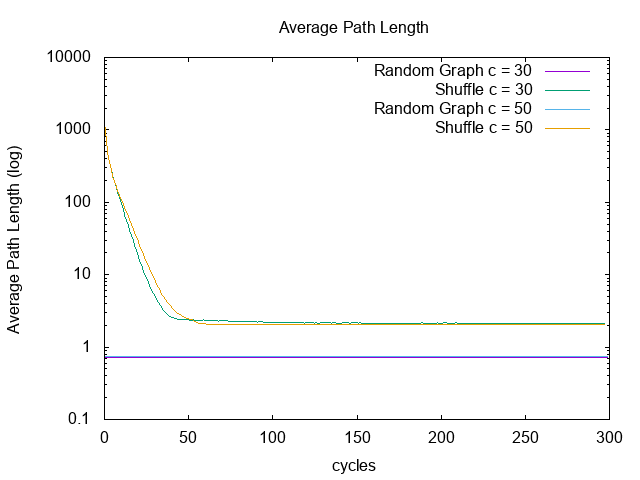

This figure's gnuplot source:
# You can uncomment the following lines to produce a png figure
set terminal png enhanced
set output 'plotPath.png'

set title "Average Path Length"
set xlabel "cycles"
set ylabel "Average Path Length (log)"
set key right top
set logscale y 
plot "paRandom30.txt" title 'Random Graph c = 30' with lines, \
	"pa30.txt" title 'Shuffle c = 30' with lines, \
	"paRandom50.txt" title 'Random Graph c = 50' with lines, \
	"pa50.txt" title 'Shuffle c = 50' with lines